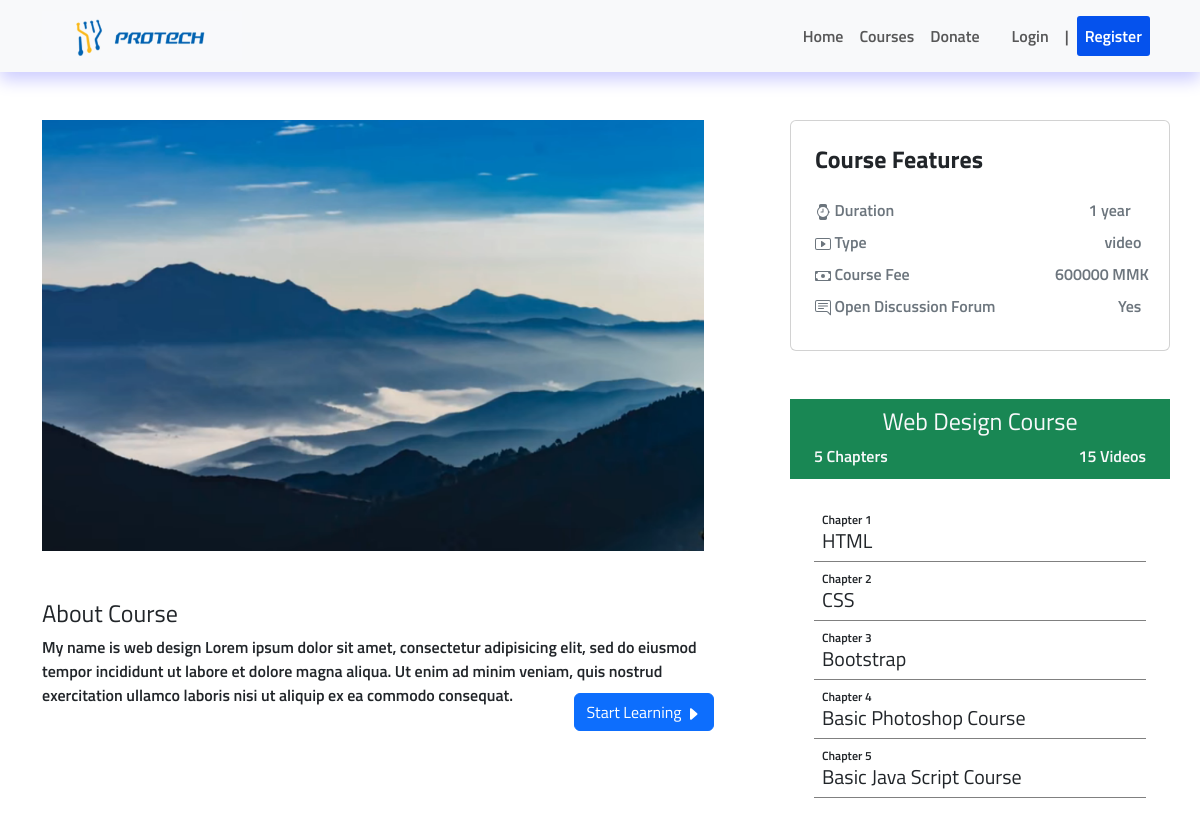
Screenshot of /view/chapters&videos.php?course_id=1 with the database file from the repository.
### tables this page shows
CREATE TABLE `course` (
  `id` int(11) NOT NULL,
  `name` varchar(255) NOT NULL,
  `description` varchar(255) NOT NULL,
  `content` varchar(255) NOT NULL,
  `duration` varchar(100) NOT NULL,
  `type` varchar(100) NOT NULL,
  `fee` int(11) NOT NULL,
  `image` varchar(255) NOT NULL,
  `created_at` timestamp NOT NULL DEFAULT current_timestamp() ON UPDATE current_timestamp()
);

CREATE TABLE `chapters` (
  `id` int(11) NOT NULL,
  `title` varchar(100) NOT NULL,
  `course_id` int(11) NOT NULL,
  `created_at` timestamp NOT NULL DEFAULT current_timestamp() ON UPDATE current_timestamp()
);

### view/chapters&videos.php (the view, shortened to what this page needs)
<?php
include '../Controllers/query.ctr.php';
?>
<html lang="en">
<head>
    <?php include '../css/link.php'; ?>
</head>
<body>
  <div class="fixed-top">
    <?php
    include '../css/navbar.php';
    ?>
  </div>
    <div class="container" style="margin-top:120px;">
      <div class="row">
        <?php
        $id = $_GET['course_id'];
        $coursestmt = $pdo->prepare("SELECT * FROM course WHERE id='$id'");
        $coursestmt->execute();
        $course = $coursestmt->fetch(PDO::FETCH_ASSOC);
        ?>
        <div class="col-8" style="">
            <img src="../admin/images/<?php echo $course['image']; ?>" alt="" style="width:90%; height:60%; object-fit:cover;">
            <div class="mt-5 me-5">
              <h4>About Course</h4>
              <p><?php echo $course['content']; ?></p>
              <button type="button" name="button" class="btn btn-primary float-end me-3" style="margin-top:-30px;">
                Start Learning
                <svg xmlns="http://www.w3.org/2000/svg" width="16" height="16" fill="currentColor" class="bi bi-caret-right-fill" viewBox="0 0 16 16">
                  <path d="m12.14 8.753-5.482 4.796c-.646.566-1.658.106-1.658-.753V3.204a1 1 0 0 1 1.659-.753l5.48 4.796a1 1 0 0 1 0 1.506z"/>
                </svg>
              </button>
            </div>
        </div>
        <div class="col-4 p-0" style="margin:0px;">
          <div class="card ps-4 pt-3 pb-4">
            <h4 class="mt-2 mb-4"><b>Course Features</b></h4>
            <div class="d-flex mb-2 text-secondary">
              <div class="col-9 me-2">
                Duration
              </div>
              <div class="col">
                <?php echo $course['duration']; ?>
              </div>
            </div>
            <div class="d-flex mb-2 text-secondary">
              <div class="col-9 me-4">
                Type
              </div>
              <div class="col">
                <?php echo $course['type']; ?>
              </div>
            </div>
            <div class="d-flex mb-2 text-secondary">
              <div class="col-8 me-1">
                Course Fee
              </div>
              <div class="col">
                <?php echo $course['fee'] ." MMK"; ?>
              </div>
            </div>
            <div class="d-flex mb-2 text-secondary">
              <div class="col-10 me-2">
                Open Discussion Forum
              </div>
              <div class="col">
                Yes
              </div>
            </div>
          </div>
          <div class="text-center text-light p-2 bg-success mt-5" style="height:80px;">
          <h4><?php echo $course['name']; ?></h4>
          <?php
            $countchapterstmt = $pdo->prepare("SELECT COUNT(*) AS total_chapters FROM chapters WHERE course_id='$id'");
            $countchapterstmt->execute();
            $countchapter = $countchapterstmt->fetch(PDO::FETCH_ASSOC); ?>
            <span class="float-start ms-3"><?php if($countchapter['total_chapters'] > 1){ echo $countchapter['total_chapters'] . " Chapters"; }else{ echo $countchapter['total_chapters'] . " Chapter"; } ?></span>
            <span class="float-end me-3">15 Videos</span>
          </div>
          <div class="m-4 pb-3">
          <?php
            $id = $_GET['course_id'];
            $chaptersstmt = $pdo->prepare("SELECT * FROM chapters WHERE course_id='$id'");
            $chaptersstmt->execute();
            $chaptersdatas = $chaptersstmt->fetchall();
            $i = 1;
            foreach ($chaptersdatas as $chaptersdata) {
            ?>
            <div class="chapterdiv pt-2 ps-2" style="border-bottom:1px solid grey;">
              <span style="font-size:12px;">Chapter <?php echo $i; ?></span>
              <h5 data-bs-toggle="collapse" data-bs-target="#demo"><?php echo $chaptersdata['title']; ?></h5>
            </div>
            <?php
            $i++;
          }
           ?>
         </div>
        </div>
      </div>
    </div>
</body>
</html>

### css/link.php (shortened to what this page needs)
<link rel="stylesheet" href="../boostrap/css/bootstrap.min.css">

### css/navbar.php (shortened to what this page needs)
<nav class="navbar navbar-expand-lg bg-body-tertiary" style="">
  <div class="container">
    <div style="width:200px; height:50px; overflow:hidden;">
        <?php
        $link = $_SERVER['PHP_SELF'];
        $link_array = explode('/',$link);
        $page = end($link_array);
        ?>
        <a href="index.php">
          <img src="../images/logo.jpg" alt="" style="width:100%; height:250%; margin-top:-35px;">
        </a>
    </div>
    <div>
        <div class="collapse navbar-collapse p-2" id="navbarNav">
        <ul class="navbar-nav">
            <li class="nav-item">
                <a class="nav-link" href="<?php if($page != "Index.php"){ echo "../Index.php"; } ?>">Home</a>
            </li>
            <li class="nav-item">
                <a class="nav-link" href="<?php if($page != "Index.php"){ echo "course.php"; } ?>">Courses</a>
            </li>
            <li class="nav-item">
                <a class="nav-link" href="<?php if($page != "Index.php"){ echo "contact.php"; } ?>">Donate</a>
            </li>
            <li class="nav-item">
              <a class="nav-link" href="#"></a>
            </li>
            <?php
              if(!empty($_SESSION['auth']['auth'])){
                ?>
                <li class="nav-item">
                  <a class="nav-link" href="profile.php">Profile</a>
                </li>
                <li class="nav-item">
                    <span class="nav-link">|</span>
                </li>
                <li class="nav-item">
                  <a class="nav-link" href="logout.php" style="background-color:rgb(5, 82, 237); color:white; border-radius:3px;">LogOut</a>
                </li>
                <?php
              }else{
                ?>
                <li class="nav-item">
                  <a class="nav-link" href="<?php if($page != "Index.php"){ echo "../login.php"; } ?>">Login</a>
                </li>
                <li class="nav-item">
                    <span class="nav-link">|</span>
                </li>
                <li class="nav-item">
                  <a class="nav-link" href="<?php if($page != "Index.php"){ echo "../register.php"; } ?>" style="background-color:rgb(5, 82, 237); color:white; border-radius:3px;">Register</a>
                </li>
                <?php
              }
            ?>
        </ul>
        </div>
    </div>
  </div>
</nav>

### css/link.php (style rules this page uses)
body { font-family: "Titillium Web", sans-serif; font-weight: 600; font-style: normal; }
.navbar { background: rgb(255,255,255); box-shadow: 0px 8px 16px 0px rgba(0, 0, 255, 0.2); }
.chapterdiv { cursor: pointer; }

### rows the page displays
course: image (picture), content "My name is web design Lorem ipsum dolor sit amet, consectetur adipisicing elit, sed do eiusmod tempor incididunt ut labore et dolore magna aliqua. Ut enim ad minim veniam, quis nostrud exercitation ullamco laboris nisi ut aliquip ex ea commodo consequat.", duration "1 year", type "video", fee "600000", name "Web Design Course"
chapters: title "HTML"
chapters: title "CSS"
chapters: title "Bootstrap"
chapters: title "Basic Photoshop Course"
chapters: title "Basic Java Script Course"

### other values shown
$countchapter['total_chapters'] "5"
